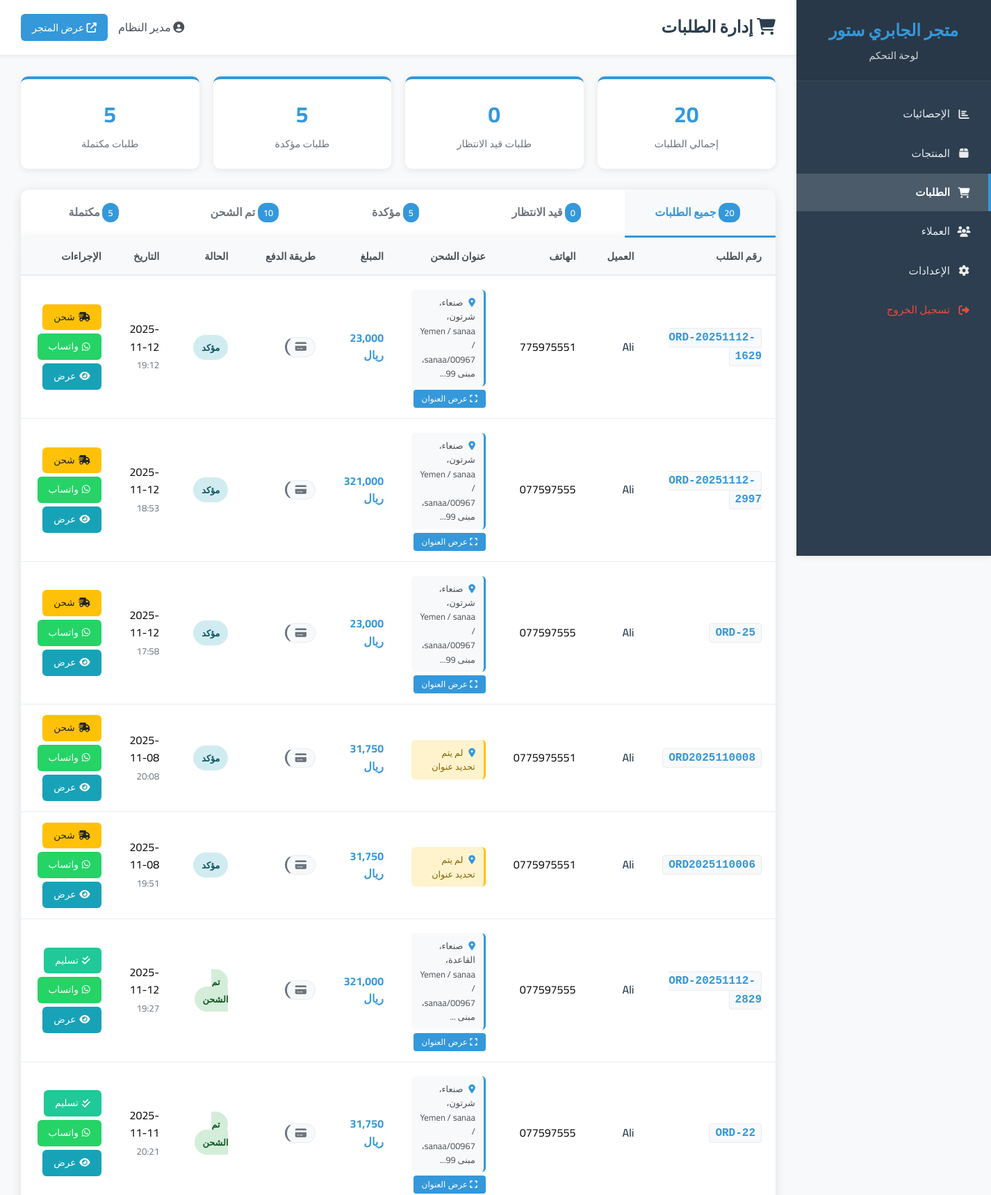
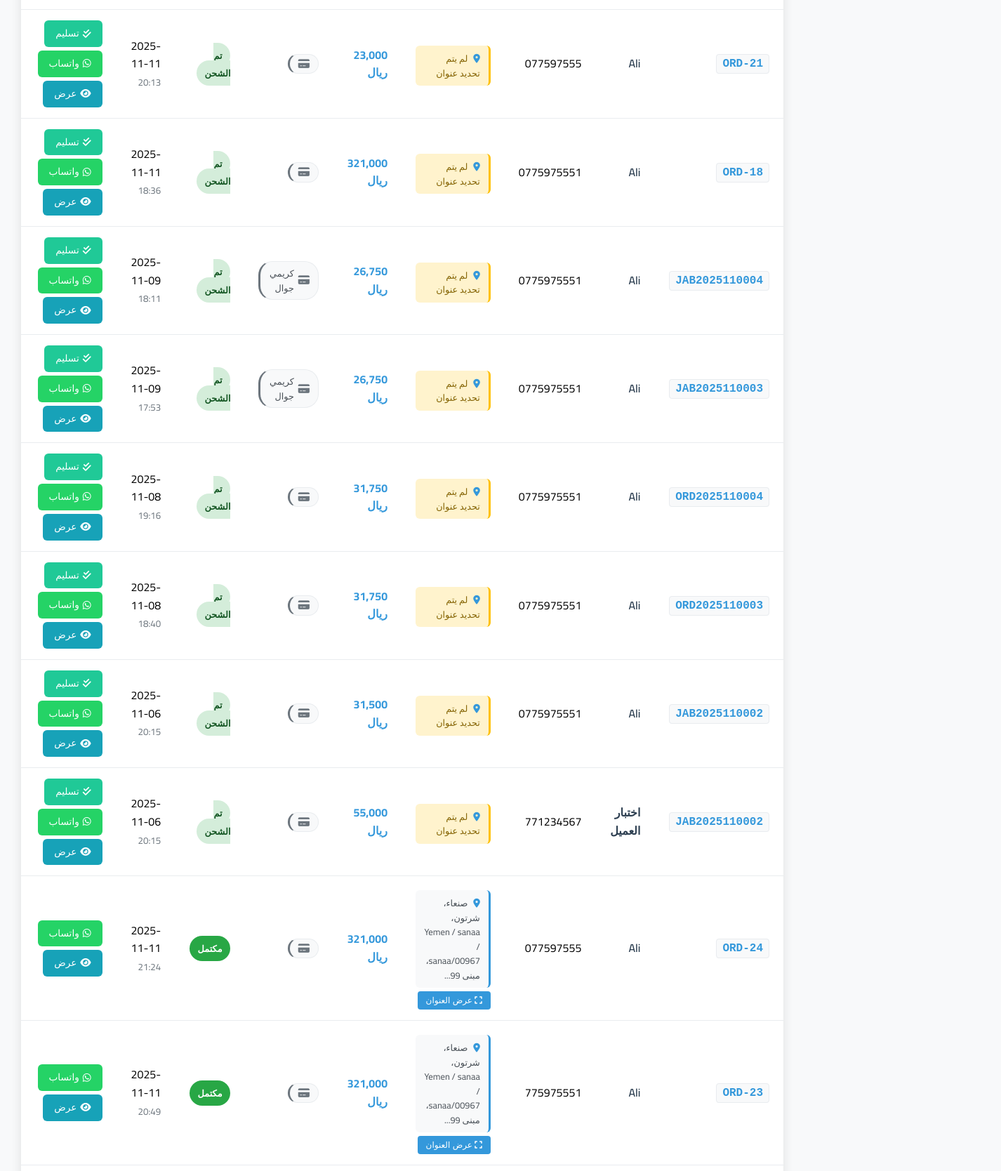
Page /aljabri-store/admin/orders.php (signed in, upper part) on the committed database (2 pictures, top to bottom).
### tables this page shows
CREATE TABLE `store_settings` (
  `id` int(11) NOT NULL,
  `store_name` varchar(255) NOT NULL DEFAULT 'متجر الجابري',
  `primary_color` varchar(7) DEFAULT '#3498db',
  `secondary_color` varchar(7) DEFAULT '#2c3e50',
  `announcement_text` text DEFAULT NULL,
  `welcome_message` text DEFAULT NULL,
  `store_address` text DEFAULT NULL,
  `store_phone` varchar(20) DEFAULT NULL,
  `store_whatsapp` varchar(20) DEFAULT NULL,
  `store_logo` varchar(255) DEFAULT NULL,
  `created_at` timestamp NOT NULL DEFAULT current_timestamp(),
  `updated_at` timestamp NOT NULL DEFAULT current_timestamp() ON UPDATE current_timestamp()
);

CREATE TABLE `orders` (
  `id` int(11) NOT NULL,
  `order_number` varchar(20) DEFAULT NULL,
  `customer_name` varchar(255) NOT NULL,
  `customer_phone` varchar(20) NOT NULL,
  `customer_email` varchar(100) DEFAULT NULL,
  `customer_address` text NOT NULL,
  `order_notes` text DEFAULT NULL,
  `subtotal` decimal(10,2) NOT NULL,
  `shipping` decimal(10,2) NOT NULL,
  `total` decimal(10,2) NOT NULL,
  `currency` varchar(10) DEFAULT 'YER',
  `payment_method` enum('كريمي جوال','جيب','ون كاش','فلوسك','جوالي','كاش') NOT NULL,
  `payment_status` varchar(20) DEFAULT 'pending',
  `total_amount` decimal(10,2) NOT NULL,
  `status` enum('pending','confirmed','shipped','delivered','cancelled') DEFAULT 'pending',
  `created_at` timestamp NOT NULL DEFAULT current_timestamp(),
  `updated_at` timestamp NOT NULL DEFAULT current_timestamp() ON UPDATE current_timestamp(),
  `customer_city` varchar(100) DEFAULT NULL,
  `customer_area` varchar(100) DEFAULT NULL,
  `customer_street` varchar(200) DEFAULT NULL,
  `customer_building` varchar(50) DEFAULT NULL,
  `customer_apartment` varchar(50) DEFAULT NULL,
  `customer_notes` text DEFAULT NULL
);

### aljabri-store/admin/orders.php (the view, shortened to what the rows shown need)
<?php
$conn = mysqli_connect('localhost', 'root', '', 'aljabri_store');
mysqli_set_charset($conn, "utf8");
$sql = "SELECT o.*,
               COUNT(oi.id) as items_count,
               SUM(oi.quantity) as total_quantity,
               SUM(oi.total_price) as order_total
        FROM orders o
        LEFT JOIN order_items oi ON o.id = oi.order_id
        GROUP BY o.id
        ORDER BY
            CASE
                WHEN o.status = 'pending' THEN 1
                WHEN o.status = 'confirmed' THEN 2
                WHEN o.status = 'shipped' THEN 3
                WHEN o.status = 'delivered' THEN 4
                ELSE 5
            END,
            o.created_at DESC";
$result = mysqli_query($conn, $sql);
$orders = [];
if($result && mysqli_num_rows($result) > 0){
    while($row = mysqli_fetch_assoc($result)){
        $orders[] = $row;
    }
}
$store_name = "متجر الجابري";
$primary_color = "#FF6B35";
$secondary_color = "#2C3E50";
$settings_sql = "SELECT * FROM store_settings LIMIT 1";
$settings_result = mysqli_query($conn, $settings_sql);
if($settings_result && mysqli_num_rows($settings_result) > 0) {
    $settings = mysqli_fetch_assoc($settings_result);
    $store_name = $settings['store_name'] ?? "متجر الجابري";
} else {
    $settings = [
        'store_name' => $store_name,
        'primary_color' => $primary_color,
        'secondary_color' => $secondary_color
    ];
}
$payment_methods = [
    'kareemi' => ['name' => 'كريمي جوال', 'icon' => 'fas fa-mobile-alt', 'color' => '#25D366'],
    'jeeb' => ['name' => 'جيب', 'icon' => 'fas fa-wallet', 'color' => '#FF6B35'],
    'onecash' => ['name' => 'ون كاش', 'icon' => 'fas fa-money-bill-wave', 'color' => '#007BFF'],
    'fulousk' => ['name' => 'فلوسك', 'icon' => 'fas fa-coins', 'color' => '#28A745'],
    'jawwali' => ['name' => 'جوالي', 'icon' => 'fas fa-sim-card', 'color' => '#FFC107'],
    'cash' => ['name' => 'الدفع عند الاستلام', 'icon' => 'fas fa-hand-holding-usd', 'color' => '#6C757D']
];
?>
<!DOCTYPE html>
<html lang="ar" dir="rtl">
<head>
    <link rel="stylesheet" href="https://cdnjs.cloudflare.com/ajax/libs/font-awesome/6.4.0/css/all.min.css">
</head>
<body>
    <div class="admin-container">
        <aside class="sidebar">
            <div class="sidebar-header">
                <h2><?php echo htmlspecialchars($store_name); ?></h2>
                <p>لوحة التحكم</p>
            </div>
        </aside>
        <main class="main-content">
            <header class="top-header">
                <div class="header-left">
                    <h1><i class="fas fa-shopping-cart"></i> إدارة الطلبات</h1>
                </div>
            </header>
            <div class="page-content">
                <div class="orders-content">
                    <div id="tab-all" class="tab-content active">
                        <div class="table-container">
                            <table class="data-table">
                                <thead>
                                    <tr>
                                        <th>رقم الطلب</th>
                                        <th>العميل</th>
                                        <th>الهاتف</th>
                                        <th>عنوان الشحن</th>
                                        <th>المبلغ</th>
                                        <th>طريقة الدفع</th>
                                        <th>الحالة</th>
                                        <th>التاريخ</th>
                                        <th>الإجراءات</th>
                                    </tr>
                                </thead>
                                <tbody>
                                    <?php if(!empty($orders)): ?>
                                        <?php foreach($orders as $order):
                                            $payment_info = $payment_methods[$order['payment_method']] ??
                                                          ['name' => $order['payment_method'], 'icon' => 'fas fa-credit-card', 'color' => '#6C757D'];
                                            $address_parts = [];
                                            if (!empty($order['customer_city'])) $address_parts[] = $order['customer_city'];
                                            if (!empty($order['customer_area'])) $address_parts[] = $order['customer_area'];
                                            if (!empty($order['customer_street'])) $address_parts[] = $order['customer_street'];
                                            if (!empty($order['customer_building'])) $address_parts[] = 'مبنى ' . $order['customer_building'];
                                            if (!empty($order['customer_apartment'])) $address_parts[] = 'شقة ' . $order['customer_apartment'];
                                            $full_address = implode('، ', $address_parts);
                                            $short_address = !empty($full_address) ?
                                                (mb_strlen($full_address) > 50 ? mb_substr($full_address, 0, 50) . '...' : $full_address) :
                                                'لم يتم تحديد عنوان';
                                            $has_address = !empty($full_address);
                                        ?>
                                        <tr>
                                            <td>
                                                <span class="order-number"><?php echo htmlspecialchars($order['order_number'] ?? 'ORD-' . $order['id']); ?></span>
                                            </td>
                                            <td>
                                                <div class="customer-info">
                                                    <span class="customer-name"><?php echo htmlspecialchars($order['customer_name']); ?></span>
                                                </div>
                                            </td>
                                            <td><?php echo htmlspecialchars($order['customer_phone']); ?></td>
                                            <td>
                                                <div class="shipping-address <?php echo !$has_address ? 'no-address' : ''; ?>">
                                                    <i class="fas fa-map-marker-alt address-icon"></i>
                                                    <?php echo htmlspecialchars($short_address); ?>
                                                </div>
                                                <?php if($has_address): ?>
                                                <button class="show-address-btn" onclick="showAddressModal(<?php echo $order['id']; ?>, '<?php echo addslashes($order['customer_name']); ?>', '<?php echo addslashes($full_address); ?>', '<?php echo addslashes($order['customer_phone']); ?>', '<?php echo addslashes($order['customer_city'] ?? ''); ?>', '<?php echo addslashes($order['customer_area'] ?? ''); ?>', '<?php echo addslashes($order['customer_street'] ?? ''); ?>', '<?php echo addslashes($order['customer_building'] ?? ''); ?>', '<?php echo addslashes($order['customer_apartment'] ?? ''); ?>', '<?php echo addslashes($order['customer_notes'] ?? ''); ?>')">
                                                    <i class="fas fa-expand"></i> عرض العنوان
                                                </button>
                                                <?php endif; ?>
                                            </td>
                                            <td>
                                                <strong style="color: var(--primary-color);">
                                                    <?php echo number_format($order['total'] ?? $order['order_total'] ?? 0); ?> ريال
                                                </strong>
                                            </td>
                                            <td>
                                                <span class="payment-method" style="border-left: 3px solid <?php echo $payment_info['color']; ?>">
                                                    <i class="<?php echo $payment_info['icon']; ?>" style="color: <?php echo $payment_info['color']; ?>"></i>
                                                    <?php echo $payment_info['name']; ?>
                                                </span>
                                            </td>
                                            <td>
                                                <span class="status-badge status-<?php echo $order['status']; ?>">
                                                    <?php
                                                        $status_names = [
                                                            'pending' => 'قيد الانتظار',
                                                            'confirmed' => 'مؤكد',
                                                            'shipped' => 'تم الشحن',
                                                            'delivered' => 'مكتمل',
                                                            'cancelled' => 'ملغي'
                                                        ];
                                                        echo $status_names[$order['status']] ?? $order['status'];
                                                    ?>
                                                </span>
                                            </td>
                                            <td>
                                                <?php echo date('Y-m-d', strtotime($order['created_at'])); ?>
                                                <br>
                                                <small style="color: #6c757d;">
                                                    <?php echo date('H:i', strtotime($order['created_at'])); ?>
                                                </small>
                                            </td>
                                            <td>
                                                <div class="order-actions">
                                                    <?php if($order['status'] == 'pending'): ?>
                                                        <a href="orders.php?order_id=<?php echo $order['id']; ?>&status=confirmed&update_status=1" class="btn btn-confirm" onclick="return confirm('هل أنت متأكد من تأكيد هذا الطلب؟')">
                                                            <i class="fas fa-check"></i> تأكيد
                                                        </a>
                                                        <a href="orders.php?cancel_order=<?php echo $order['id']; ?>" class="btn btn-cancel" onclick="return confirm('هل أنت متأكد من إلغاء هذا الطلب؟ سيتم حذفه نهائياً.')">
                                                            <i class="fas fa-times"></i> إلغاء
                                                        </a>
                                                    <?php elseif($order['status'] == 'confirmed'): ?>
                                                        <a href="orders.php?order_id=<?php echo $order['id']; ?>&status=shipped&update_status=1" class="btn btn-ship" onclick="return confirm('هل أنت متأكد من تحديث حالة الطلب إلى تم الشحن؟')">
                                                            <i class="fas fa-shipping-fast"></i> شحن
                                                        </a>
                                                    <?php elseif($order['status'] == 'shipped'): ?>
                                                        <a href="orders.php?order_id=<?php echo $order['id']; ?>&status=delivered&update_status=1" class="btn btn-deliver" onclick="return confirm('هل أنت متأكد من تسليم هذا الطلب؟')">
                                                            <i class="fas fa-check-double"></i> تسليم
                                                        </a>
                                                    <?php endif; ?>
                                                    <a href="whatsapp_notification.php?order_id=<?php echo $order['id']; ?>"
                                                       target="_blank"
                                                       class="btn btn-whatsapp">
                                                       <i class="fab fa-whatsapp"></i> واتساب
                                                    </a>
                                                    <a href="order_details.php?id=<?php echo $order['id']; ?>" class="btn btn-view">
                                                        <i class="fas fa-eye"></i> عرض
                                                    </a>
                                                </div>
                                            </td>
                                        </tr>
                                        <?php endforeach; ?>
                                    <?php endif; ?>
                                </tbody>
                            </table>
                        </div>
                    </div>
                </div>
            </div>
        </main>
    </div>
</body>
</html>

### rows in the picture
store_settings: store_name "متجر الجابري ستور"
orders: order_number "ORD-20251112-1629", customer_name "Ali", customer_phone "775975551", short_address "صنعاء، شرتون، Yemen / sanaa / sanaa/00967، مبنى 99...", total "23,000", status "مؤكد", created_at "2025-11-12", created_at "19:12"
orders: order_number "ORD-20251112-2997", customer_name "Ali", customer_phone "077597555", short_address "صنعاء، شرتون، Yemen / sanaa / sanaa/00967، مبنى 99...", total "321,000", status "مؤكد", created_at "2025-11-12", created_at "18:53"
orders: order_number+id "ORD-25", customer_name "Ali", customer_phone "077597555", short_address "صنعاء، شرتون، Yemen / sanaa / sanaa/00967، مبنى 99...", total "23,000", status "مؤكد", created_at "2025-11-12", created_at "17:58"
orders: order_number "ORD2025110008", customer_name "Ali", customer_phone "0775975551", short_address "لم يتم تحديد عنوان", total "31,750", status "مؤكد", created_at "2025-11-08", created_at "20:08"
orders: order_number "ORD2025110006", customer_name "Ali", customer_phone "0775975551", short_address "لم يتم تحديد عنوان", total "31,750", status "مؤكد", created_at "2025-11-08", created_at "19:51"
orders: order_number "ORD-20251112-2829", customer_name "Ali", customer_phone "077597555", short_address "صنعاء، القاعدة، Yemen / sanaa / sanaa/00967، مبنى ...", total "321,000", status "تم الشحن", created_at "2025-11-12", created_at "19:27"
orders: order_number+id "ORD-22", customer_name "Ali", customer_phone "077597555", short_address "صنعاء، شرتون، Yemen / sanaa / sanaa/00967، مبنى 99...", total "31,750", status "تم الشحن", created_at "2025-11-11", created_at "20:21"
orders: order_number+id "ORD-21", customer_name "Ali", customer_phone "077597555", short_address "لم يتم تحديد عنوان", total "23,000", status "تم الشحن", created_at "2025-11-11", created_at "20:13"
orders: order_number+id "ORD-18", customer_name "Ali", customer_phone "0775975551", short_address "لم يتم تحديد عنوان", total "321,000", status "تم الشحن", created_at "2025-11-11", created_at "18:36"
orders: order_number "JAB2025110004", customer_name "Ali", customer_phone "0775975551", short_address "لم يتم تحديد عنوان", total "26,750", payment_method "كريمي جوال", status "تم الشحن", created_at "2025-11-09", created_at "18:11"
orders: order_number "JAB2025110003", customer_name "Ali", customer_phone "0775975551", short_address "لم يتم تحديد عنوان", total "26,750", payment_method "كريمي جوال", status "تم الشحن", created_at "2025-11-09", created_at "17:53"
orders: order_number "ORD2025110004", customer_name "Ali", customer_phone "0775975551", short_address "لم يتم تحديد عنوان", total "31,750", status "تم الشحن", created_at "2025-11-08", created_at "19:16"
orders: order_number "ORD2025110003", customer_name "Ali", customer_phone "0775975551", short_address "لم يتم تحديد عنوان", total "31,750", status "تم الشحن", created_at "2025-11-08", created_at "18:40"
orders: order_number "JAB2025110002", customer_name "Ali", customer_phone "0775975551", short_address "لم يتم تحديد عنوان", total "31,500", status "تم الشحن", created_at "2025-11-06", created_at "20:15"
orders: order_number "JAB2025110002", customer_name "اختبار العميل", customer_phone "771234567", short_address "لم يتم تحديد عنوان", total "55,000", status "تم الشحن", created_at "2025-11-06", created_at "20:15"
orders: order_number+id "ORD-24", customer_name "Ali", customer_phone "077597555", short_address "صنعاء، شرتون، Yemen / sanaa / sanaa/00967، مبنى 99...", total "321,000", status "مكتمل", created_at "2025-11-11", created_at "21:24"
orders: order_number+id "ORD-23", customer_name "Ali", customer_phone "775975551", short_address "صنعاء، شرتون، Yemen / sanaa / sanaa/00967، مبنى 99...", total "321,000", status "مكتمل", created_at "2025-11-11", created_at "20:49"

### other values in the picture
$_SESSION['admin_name'] "مدير النظام"
$total_orders "20"
count($pending_orders) "0"
count($confirmed_orders) "5"
count($delivered_orders) "5"
count($shipped_orders) "10"
